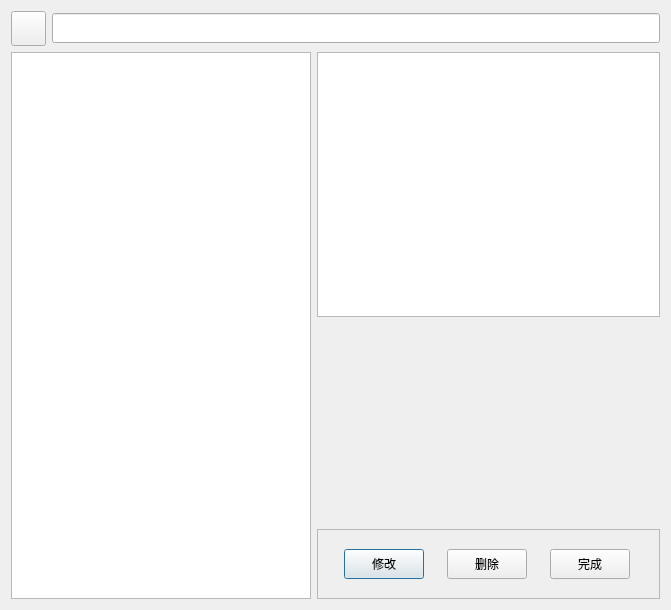
<?xml version="1.0" encoding="UTF-8"?>
<ui version="4.0">
 <class>JobDlg</class>
 <widget class="QDialog" name="JobDlg">
  <property name="geometry">
   <rect>
    <x>0</x>
    <y>0</y>
    <width>671</width>
    <height>610</height>
   </rect>
  </property>
  <property name="windowTitle">
   <string>Dialog</string>
  </property>
  <layout class="QGridLayout" name="gridLayout">
   <item row="1" column="0" rowspan="3" colspan="2">
    <widget class="QTableWidget" name="tableWidget">
     <property name="minimumSize">
      <size>
       <width>300</width>
       <height>0</height>
      </size>
     </property>
     <property name="maximumSize">
      <size>
       <width>300</width>
       <height>16777215</height>
      </size>
     </property>
     <property name="font">
      <font>
       <pointsize>12</pointsize>
      </font>
     </property>
    </widget>
   </item>
   <item row="0" column="1" colspan="2">
    <widget class="QLineEdit" name="lineEdit">
     <property name="minimumSize">
      <size>
       <width>0</width>
       <height>30</height>
      </size>
     </property>
     <property name="maximumSize">
      <size>
       <width>16777215</width>
       <height>30</height>
      </size>
     </property>
     <property name="font">
      <font>
       <family>Arial</family>
       <pointsize>14</pointsize>
      </font>
     </property>
    </widget>
   </item>
   <item row="1" column="2">
    <widget class="QTableWidget" name="tableWidget_2">
     <property name="minimumSize">
      <size>
       <width>260</width>
       <height>0</height>
      </size>
     </property>
     <property name="font">
      <font>
       <pointsize>12</pointsize>
      </font>
     </property>
     <property name="textElideMode">
      <enum>Qt::ElideLeft</enum>
     </property>
     <attribute name="verticalHeaderShowSortIndicator" stdset="0">
      <bool>false</bool>
     </attribute>
    </widget>
   </item>
   <item row="3" column="2">
    <widget class="QFrame" name="frame">
     <property name="minimumSize">
      <size>
       <width>0</width>
       <height>70</height>
      </size>
     </property>
     <property name="maximumSize">
      <size>
       <width>16777215</width>
       <height>70</height>
      </size>
     </property>
     <property name="frameShape">
      <enum>QFrame::StyledPanel</enum>
     </property>
     <property name="frameShadow">
      <enum>QFrame::Raised</enum>
     </property>
     <layout class="QHBoxLayout" name="horizontalLayout">
      <item>
       <widget class="QPushButton" name="pushButton">
        <property name="minimumSize">
         <size>
          <width>80</width>
          <height>30</height>
         </size>
        </property>
        <property name="maximumSize">
         <size>
          <width>80</width>
          <height>30</height>
         </size>
        </property>
        <property name="text">
         <string>修改</string>
        </property>
       </widget>
      </item>
      <item>
       <widget class="QPushButton" name="pushButton_3">
        <property name="minimumSize">
         <size>
          <width>80</width>
          <height>30</height>
         </size>
        </property>
        <property name="maximumSize">
         <size>
          <width>80</width>
          <height>30</height>
         </size>
        </property>
        <property name="text">
         <string>删除</string>
        </property>
       </widget>
      </item>
      <item>
       <widget class="QPushButton" name="pushButton_2">
        <property name="minimumSize">
         <size>
          <width>80</width>
          <height>30</height>
         </size>
        </property>
        <property name="maximumSize">
         <size>
          <width>80</width>
          <height>30</height>
         </size>
        </property>
        <property name="text">
         <string>完成</string>
        </property>
       </widget>
      </item>
     </layout>
    </widget>
   </item>
   <item row="0" column="0">
    <widget class="QPushButton" name="searchBtn">
     <property name="minimumSize">
      <size>
       <width>35</width>
       <height>35</height>
      </size>
     </property>
     <property name="maximumSize">
      <size>
       <width>35</width>
       <height>35</height>
      </size>
     </property>
     <property name="text">
      <string/>
     </property>
    </widget>
   </item>
   <item row="2" column="2">
    <widget class="QLabel" name="label">
     <property name="minimumSize">
      <size>
       <width>0</width>
       <height>200</height>
      </size>
     </property>
     <property name="text">
      <string/>
     </property>
     <property name="scaledContents">
      <bool>false</bool>
     </property>
    </widget>
   </item>
  </layout>
 </widget>
 <resources/>
 <connections/>
</ui>
